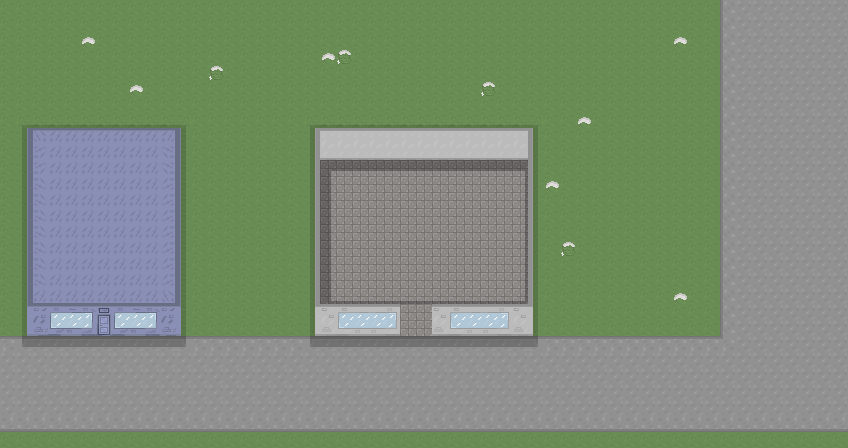

Rendered tile map (Tiled .tmx) drawn with the repository's tilesets; below, a short description and the map source with its tile grids summarised:
An orthogonal 53x28 tile map with 16x16 px tiles, 3 tile layers (grass, player_shop, water_shop), 5 tilesets.

<map version="1.10" tiledversion="1.12.2" orientation="orthogonal" renderorder="right-down" width="53" height="28" tilewidth="16" tileheight="16" infinite="0" nextlayerid="4" nextobjectid="1">
 <editorsettings>
  <export target="../map.lua" format="lua" />
 </editorsettings>
 <tileset firstgid="1" source="grass.tsx" />
 <tileset firstgid="13" source="road.tsx" />
 <tileset firstgid="25" source="floor.tsx" />
 <tileset firstgid="34" source="player_wall.tsx" />
 <tileset firstgid="59" source="water_shop_wall.tsx" />
 <layer id="1" name="grass" width="53" height="28">
  <data>[1484 cells, 1484 non-empty, 13 distinct tile ids]</data>
 </layer>
 <layer id="2" name="player_shop" width="53" height="28">
  <data>[1484 cells, 195 non-empty, 22 distinct tile ids]</data>
 </layer>
 <layer id="3" name="water_shop" width="53" height="28">
  <data>[1484 cells, 143 non-empty, 18 distinct tile ids]</data>
 </layer>
</map>
